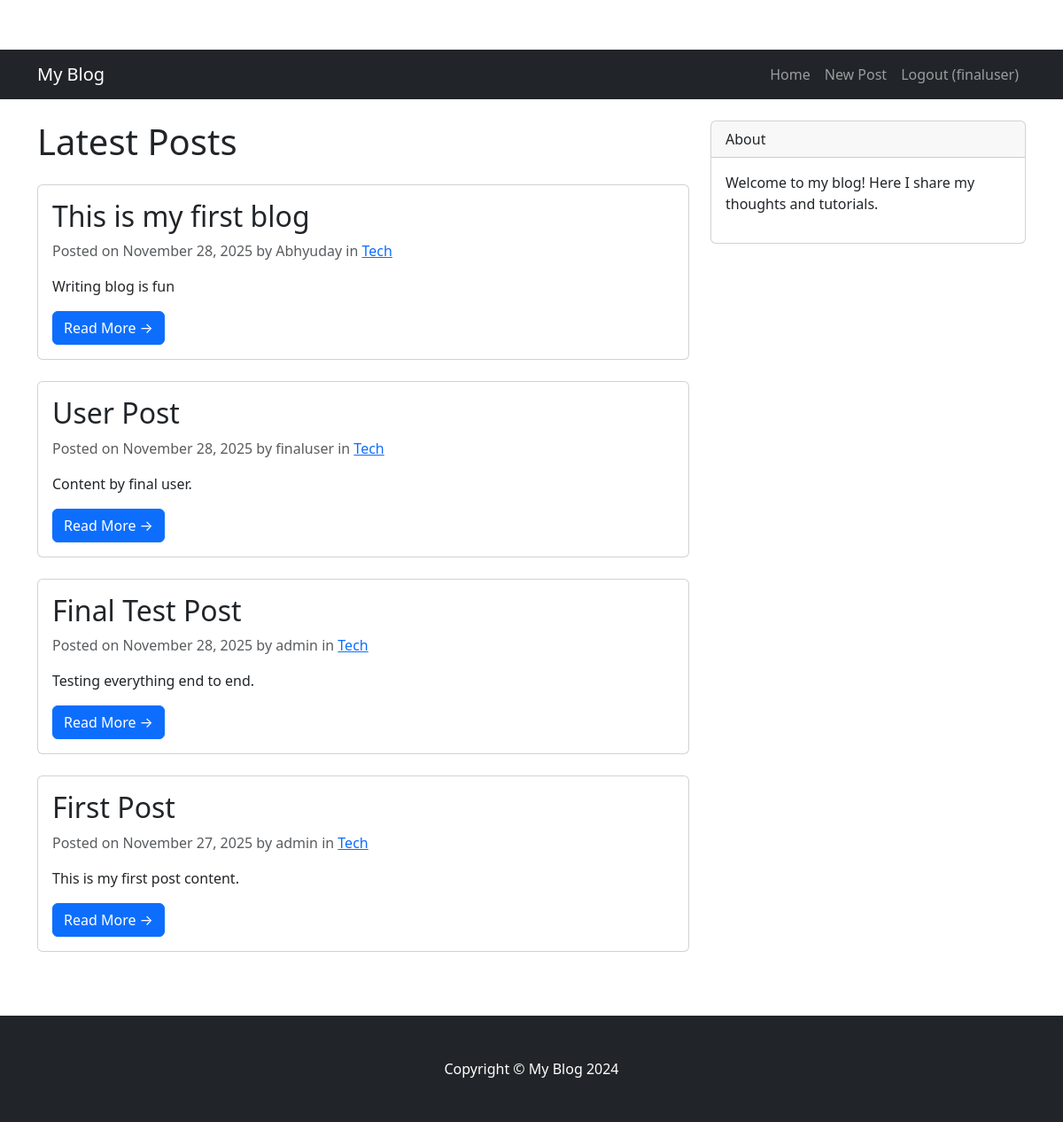
Screenshot of / (signed in) with the database file from the repository.
### blog/models.py (models this page shows, shortened)
class Post(models.Model):
    title = models.CharField(max_length=200)
    slug = models.SlugField(unique=True, blank=True)
    content = models.TextField()
    author = models.ForeignKey(User, on_delete=models.CASCADE)
    category = models.ForeignKey(Category, on_delete=models.SET_NULL, null=True, blank=True)
    image = models.ImageField(upload_to='posts/', blank=True, null=True)
    created_at = models.DateTimeField(auto_now_add=True)
    updated_at = models.DateTimeField(auto_now=True)

class Category(models.Model):
    name = models.CharField(max_length=100)
    slug = models.SlugField(unique=True, blank=True)
    class Meta:
        verbose_name_plural = "Categories"

### blog/views.py (the view)
# urls.py: path('', views.PostListView.as_view(), name='home'),
class PostListView(generic.ListView):
    queryset = Post.objects.order_by('-created_at')
    template_name = 'blog/post_list.html'
    context_object_name = 'posts'

### templates/blog/post_list.html (shortened to what this page needs)
{% extends 'base.html' %}
{% block content %}
<h1 class="mb-4">Latest Posts</h1>
{% for post in posts %}
<div class="card mb-4">
    <div class="card-body">
        <h2 class="card-title">{{ post.title }}</h2>
        <p class="card-text text-muted">
            Posted on {{ post.created_at|date:"F d, Y" }} by {{ post.author }}
            {% if post.category %}
            in <a href="{% url 'category_list' post.category.slug %}">{{ post.category.name }}</a>
            {% endif %}
        </p>
        <p class="card-text">{{ post.content|truncatewords:30 }}</p>
        <a href="{% url 'post_detail' post.slug %}" class="btn btn-primary">Read More &rarr;</a>
    </div>
</div>
{% empty %}
<p>No posts found.</p>
{% endfor %}
{% endblock %}

### templates/base.html (shortened to what this page needs)
{% load static %}
<!DOCTYPE html>
<html lang="en">
<head>
    <link rel="stylesheet" href="https://cdn.jsdelivr.net/npm/bootstrap@5.3.0/dist/css/bootstrap.min.css">
    <link rel="stylesheet" href="{% static 'css/style.css' %}">
</head>
<body>
    <nav class="navbar navbar-expand-lg navbar-dark bg-dark mb-4">
        <div class="container">
            <a class="navbar-brand" href="{% url 'home' %}">My Blog</a>
            <div class="collapse navbar-collapse" id="navbarNav">
                <ul class="navbar-nav ms-auto">
                    <li class="nav-item">
                        <a class="nav-link" href="{% url 'home' %}">Home</a>
                    </li>
                    {% if user.is_authenticated %}
                    <li class="nav-item">
                        <a class="nav-link" href="{% url 'post_create' %}">New Post</a>
                    </li>
                    <li class="nav-item">
                        <form method="post" action="{% url 'logout' %}" class="d-inline">
                            <button type="submit" class="nav-link btn btn-link" style="text-decoration: none;">Logout
                                ({{ user.username }})</button>
                        </form>
                    </li>
                    {% endif %}
                </ul>
            </div>
        </div>
    </nav>
    <div class="container">
        <div class="row">
            <div class="col-md-8">
                {% block content %}
                {% endblock %}
            </div>
            <div class="col-md-4">
                <div class="card mb-4">
                    <div class="card-header">About</div>
                    <div class="card-body">
                        <p>Welcome to my blog! Here I share my thoughts and tutorials.</p>
                    </div>
                </div>
            </div>
        </div>
    </div>
    <footer class="py-5 bg-dark mt-5">
        <div class="container">
            <p class="m-0 text-center text-white">Copyright &copy; My Blog 2024</p>
        </div>
    </footer>
</body>
</html>

### static/css/style.css (style rules this page uses)
body { padding-top: 56px; }
footer { background-color: #343a40; color: white; }

### rows the page displays
Post: title "This is my first blog", created_at "November 28, 2025", author "Abhyuday", category.name "Tech", content "Writing blog is fun"
Post: title "User Post", created_at "November 28, 2025", author "finaluser", category.name "Tech", content "Content by final user."
Post: title "Final Test Post", created_at "November 28, 2025", author "admin", category.name "Tech", content "Testing everything end to end."
Post: title "First Post", created_at "November 27, 2025", author "admin", category.name "Tech", content "This is my first post content."

### other values shown
{{ user.username }} "finaluser"
